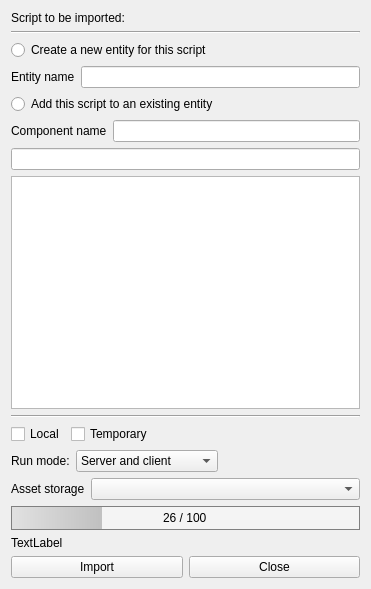
<?xml version="1.0" encoding="UTF-8"?>
<ui version="4.0">
 <class>scriptImportWidget</class>
 <widget class="QWidget" name="scriptImportWidget">
  <property name="geometry">
   <rect>
    <x>0</x>
    <y>0</y>
    <width>371</width>
    <height>589</height>
   </rect>
  </property>
  <property name="windowTitle">
   <string>Script importer</string>
  </property>
  <layout class="QVBoxLayout" name="verticalLayout">
   <item>
    <widget class="QLabel" name="scriptListLabel">
     <property name="text">
      <string>Script to be imported:</string>
     </property>
    </widget>
   </item>
   <item>
    <widget class="Line" name="line_2">
     <property name="orientation">
      <enum>Qt::Horizontal</enum>
     </property>
    </widget>
   </item>
   <item>
    <widget class="QRadioButton" name="createNewEntityOption">
     <property name="text">
      <string>Create a new entity for this script</string>
     </property>
    </widget>
   </item>
   <item>
    <layout class="QHBoxLayout" name="horizontalLayout_3">
     <item>
      <widget class="QLabel" name="entityNameLabel">
       <property name="text">
        <string>Entity name</string>
       </property>
      </widget>
     </item>
     <item>
      <widget class="QLineEdit" name="newEntityEdit"/>
     </item>
    </layout>
   </item>
   <item>
    <widget class="QRadioButton" name="addToExistingOption">
     <property name="text">
      <string>Add this script to an existing entity</string>
     </property>
    </widget>
   </item>
   <item>
    <layout class="QHBoxLayout" name="horizontalLayout_2">
     <item>
      <widget class="QLabel" name="compNameLabel">
       <property name="text">
        <string>Component name</string>
       </property>
      </widget>
     </item>
     <item>
      <widget class="QLineEdit" name="componentNameEdit"/>
     </item>
    </layout>
   </item>
   <item>
    <widget class="QLineEdit" name="searchEdit"/>
   </item>
   <item>
    <widget class="QListWidget" name="entityListWidget"/>
   </item>
   <item>
    <widget class="Line" name="line">
     <property name="orientation">
      <enum>Qt::Horizontal</enum>
     </property>
    </widget>
   </item>
   <item>
    <layout class="QHBoxLayout" name="horizontalLayout_5">
     <item>
      <widget class="QCheckBox" name="localCheckBox">
       <property name="text">
        <string>Local</string>
       </property>
      </widget>
     </item>
     <item>
      <widget class="QCheckBox" name="tempCheckBox">
       <property name="text">
        <string>Temporary</string>
       </property>
      </widget>
     </item>
     <item>
      <spacer name="horizontalSpacer">
       <property name="orientation">
        <enum>Qt::Horizontal</enum>
       </property>
       <property name="sizeHint" stdset="0">
        <size>
         <width>40</width>
         <height>20</height>
        </size>
       </property>
      </spacer>
     </item>
    </layout>
   </item>
   <item>
    <layout class="QHBoxLayout" name="horizontalLayout_6">
     <item>
      <widget class="QLabel" name="runModeLabel">
       <property name="text">
        <string>Run mode:</string>
       </property>
      </widget>
     </item>
     <item>
      <widget class="QComboBox" name="runModeBox">
       <property name="sizePolicy">
        <sizepolicy hsizetype="Expanding" vsizetype="Fixed">
         <horstretch>0</horstretch>
         <verstretch>0</verstretch>
        </sizepolicy>
       </property>
       <item>
        <property name="text">
         <string>Server and client</string>
        </property>
       </item>
       <item>
        <property name="text">
         <string>Client only</string>
        </property>
       </item>
       <item>
        <property name="text">
         <string>Server only</string>
        </property>
       </item>
      </widget>
     </item>
     <item>
      <spacer name="horizontalSpacer_2">
       <property name="orientation">
        <enum>Qt::Horizontal</enum>
       </property>
       <property name="sizeHint" stdset="0">
        <size>
         <width>40</width>
         <height>20</height>
        </size>
       </property>
      </spacer>
     </item>
    </layout>
   </item>
   <item>
    <layout class="QHBoxLayout" name="horizontalLayout_4">
     <item>
      <widget class="QLabel" name="assetStorageLabel">
       <property name="text">
        <string>Asset storage</string>
       </property>
      </widget>
     </item>
     <item>
      <widget class="QComboBox" name="assetStorageBox">
       <property name="sizePolicy">
        <sizepolicy hsizetype="Expanding" vsizetype="Fixed">
         <horstretch>0</horstretch>
         <verstretch>0</verstretch>
        </sizepolicy>
       </property>
      </widget>
     </item>
    </layout>
   </item>
   <item>
    <widget class="QProgressBar" name="progressBar">
     <property name="styleSheet">
      <string notr="true">QProgressBar {
            border: 1px solid grey; border-radius: 0px; text-align: center; background-color: rgb(244, 244, 244);
}
QProgressBar::chunk {
            background-color: qlineargradient(spread:pad, x1:0.028, y1:1, x2:0.972, y2:1, stop:0 rgba(194, 194, 194, 100), stop:1 rgba(115, 115, 115, 100));
}</string>
     </property>
     <property name="maximum">
      <number>100</number>
     </property>
     <property name="value">
      <number>26</number>
     </property>
     <property name="textVisible">
      <bool>true</bool>
     </property>
     <property name="invertedAppearance">
      <bool>false</bool>
     </property>
     <property name="format">
      <string>%v / %m</string>
     </property>
    </widget>
   </item>
   <item>
    <widget class="QLabel" name="statusLabel">
     <property name="text">
      <string>TextLabel</string>
     </property>
    </widget>
   </item>
   <item>
    <layout class="QHBoxLayout" name="horizontalLayout">
     <item>
      <widget class="QPushButton" name="importButton">
       <property name="text">
        <string>Import</string>
       </property>
      </widget>
     </item>
     <item>
      <widget class="QPushButton" name="closeButton">
       <property name="text">
        <string>Close</string>
       </property>
      </widget>
     </item>
    </layout>
   </item>
  </layout>
 </widget>
 <resources/>
 <connections/>
</ui>
